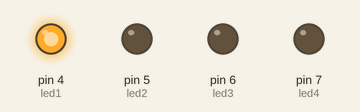
Recording of a sketch running on a simulated Arduino Uno, built with avr-gcc and run on an emulated ATmega328P. On the bench: output pins drawn as LEDs (lit = HIGH).

Above: at 0.5 s.
At 3.5 s:
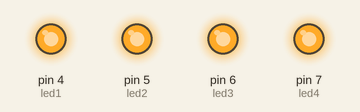
At 4.5 s:
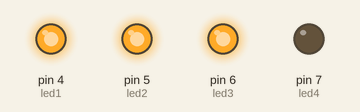
At 7.5 s:
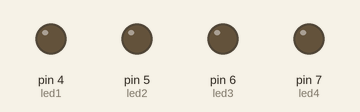
At 9.5 s:
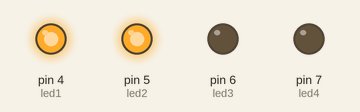
Timing chart, 0 to 10.4 s (numbered marks = the images above):
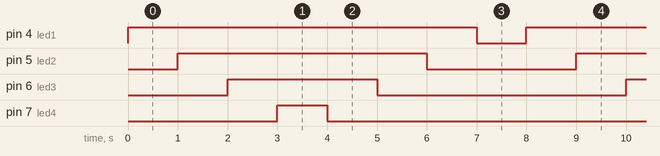

Measured:
- by itself, pin 4 (led1): alternates HIGH for 7.0 s and LOW for 1.0 s
- by itself, pin 5 (led2): alternates HIGH for 5.0 s and LOW for 3.0 s
- by itself, pin 6 (led3): alternates HIGH for 3.0 s and LOW for 5.0 s
- by itself, pin 7 (led4): alternates HIGH for 1.0 s and LOW for 7.0 s

The sketch:

sheet_1_Q2.ino
```cpp
int led1= 4;
int led2=5;
int led3= 6;
int led4=7;


void setup() {
  // put your setup code here, to run once:
pinMode(led1,OUTPUT);
pinMode(led2,OUTPUT);
pinMode(led3,OUTPUT);
pinMode(led4,OUTPUT);

}

void loop() {
  digitalWrite(led1,HIGH);
  delay(1000);
  digitalWrite(led2,HIGH);
  delay(1000);
  digitalWrite(led3,HIGH);
  delay(1000);
  digitalWrite(led4,HIGH);
  delay(1000);
  digitalWrite(led4,LOW);
   delay(1000);
  digitalWrite(led3,LOW);
  delay(1000);
  digitalWrite(led2,LOW);
   delay(1000);
  digitalWrite(led1,LOW);
  delay(1000);


}
```
